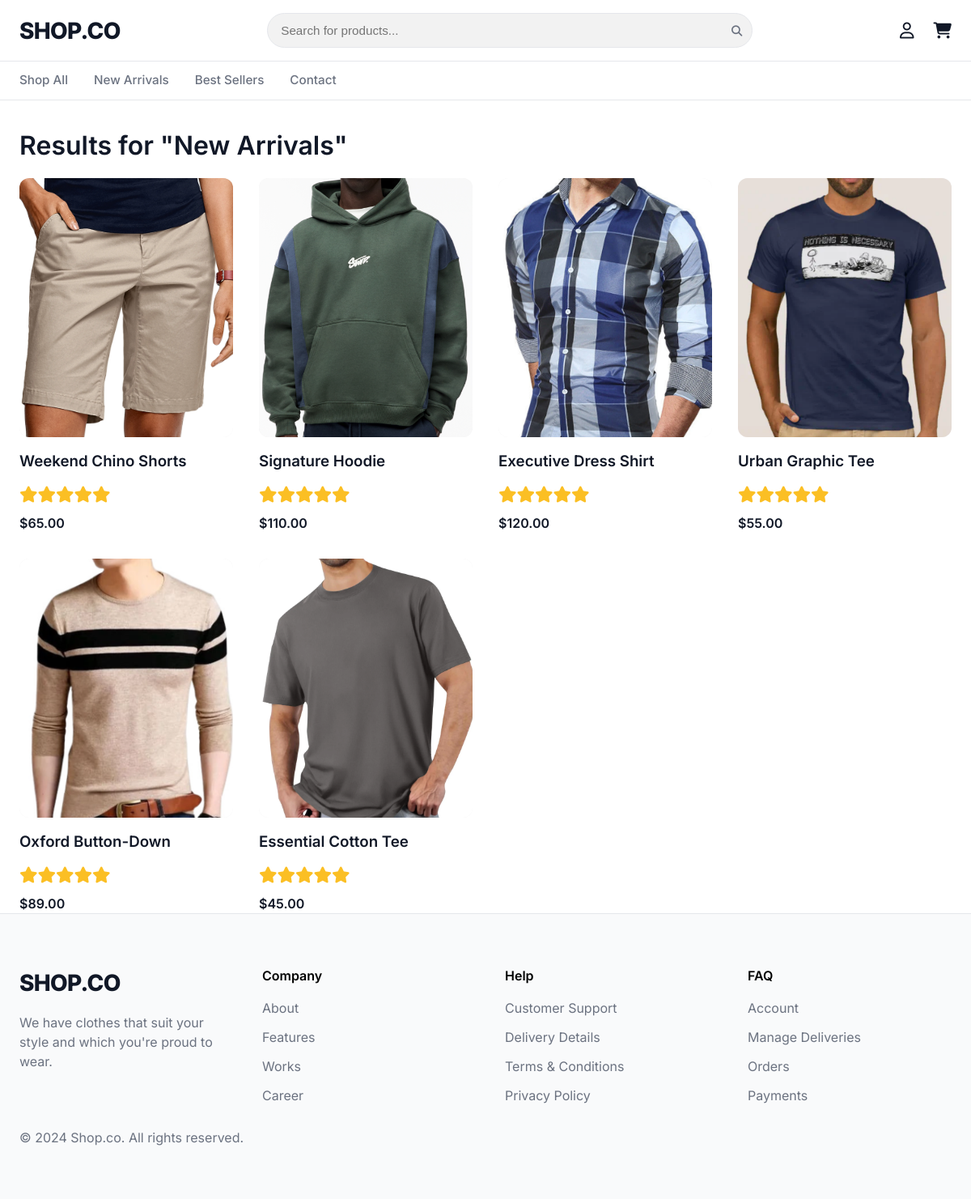
/newarrivals (signed in), run on the app's committed database.
### app.py (models this page shows, shortened)
class Product(db.Model):
    id = db.Column(db.Integer, primary_key=True)
    title = db.Column(db.String(100), nullable=False)
    cost = db.Column(db.Float, nullable=False)
    image = db.Column(db.String(100), nullable=False)
    category = db.Column(db.String(50), nullable=False)
    description = db.Column(db.Text, nullable=True)
    is_popular = db.Column(db.Boolean, default=False)
    reviews = db.relationship('Review', backref='product', lazy=True)

### app.py (the view)
@app.route('/newarrivals')
def newarrivals():
    if 'user_id' not in session: return redirect(url_for('login'))
    products = Product.query.order_by(Product.id.desc()).limit(8).all()
    return render_template('all.html', products=products, all_categories=[], hide_filters=True, search_query="New Arrivals")

### app.py (called while the page is built)
@app.context_processor
def inject_context():
    cart = session.get('cart', [])
    cart_length = sum(item.get('quantity', 0) for item in cart)
    return dict(cart_length=cart_length)

### templates/all.html (shortened to what this page needs)
{% extends "base.html" %}
{% block content %}
<div class="container mt-4">
    <h1 class="font-bold text-3xl mb-4">
        {% if search_query %}Results for "{{ search_query }}"{% else %}All Products{% endif %}
    </h1>
    <div class="product-grid">
        {% for product in products %}
        <a href="{{ url_for('product_details', product_id=product.id) }}" class="card">
            <div class="card-img-wrapper">
                <img src="{{ url_for('static', filename='images/' ~ product.image) }}" alt="{{ product.title }}" class="card-img">
            </div>
            <h3 class="card-title">{{ product.title }}</h3>
             <div class="rating-stars text-sm mb-1">
                {% for i in range(5) %}<i class="fas fa-star text-yellow-400"></i>{% endfor %}
            </div>
            <p class="card-price">${{ "%.2f"|format(product.cost) }}</p>
        </a>
        {% endfor %}
    </div>
</div>
{% endblock %}

### static/css/style.css (style rules this page uses)
:root { --primary: #000000; --secondary: #f2f2f2; --accent: #2563eb; --text-primary: #111827; --text-secondary: #6b7280; --border-color: #e5e7eb; --bg-body: #ffffff; --font-main: 'Inter', sans-serif; }
* { margin: 0; padding: 0; box-sizing: border-box; }
body { font-family: var(--font-main); background-color: var(--bg-body); color: var(--text-primary); line-height: 1.5; min-height: 100vh; display: flex; flex-direction: column; }
a { text-decoration: none; color: inherit; transition: 0.2s; }
img { max-width: 100%; display: block; }
.container { max-width: 1280px; margin: 0 auto; padding: 0 1.5rem; width: 100%; }
.mb-4 { margin-bottom: 1rem; }
.mt-4 { margin-top: 1rem; }
.text-sm { font-size: 0.875rem; }
.font-bold { font-weight: 600; }
.product-grid { display: grid; grid-template-columns: repeat(auto-fill, minmax(240px, 1fr)); gap: 2rem; }
.card { display: flex; flex-direction: column; }
.card-img-wrapper { background: var(--secondary); border-radius: 12px; overflow: hidden; margin-bottom: 1rem; }
.card-img { width: 100%; height: 320px; object-fit: cover; transition: transform 0.3s; }
.card-title { font-weight: 600; margin-bottom: 0.25rem; }
.card-price { font-weight: 600; }
.rating-stars { color: #fbbf24; font-size: 1.25rem; margin: 0.5rem 0; }

### data on the page
Product: image (picture), title "Weekend Chino Shorts", cost "65.00"
Product: image (picture), title "Signature Hoodie", cost "110.00"
Product: image (picture), title "Executive Dress Shirt", cost "120.00"
Product: image (picture), title "Urban Graphic Tee", cost "55.00"
Product: image (picture), title "Oxford Button-Down", cost "89.00"
Product: image (picture), title "Essential Cotton Tee", cost "45.00"

### other printed values
{{ search_query }} "New Arrivals"
